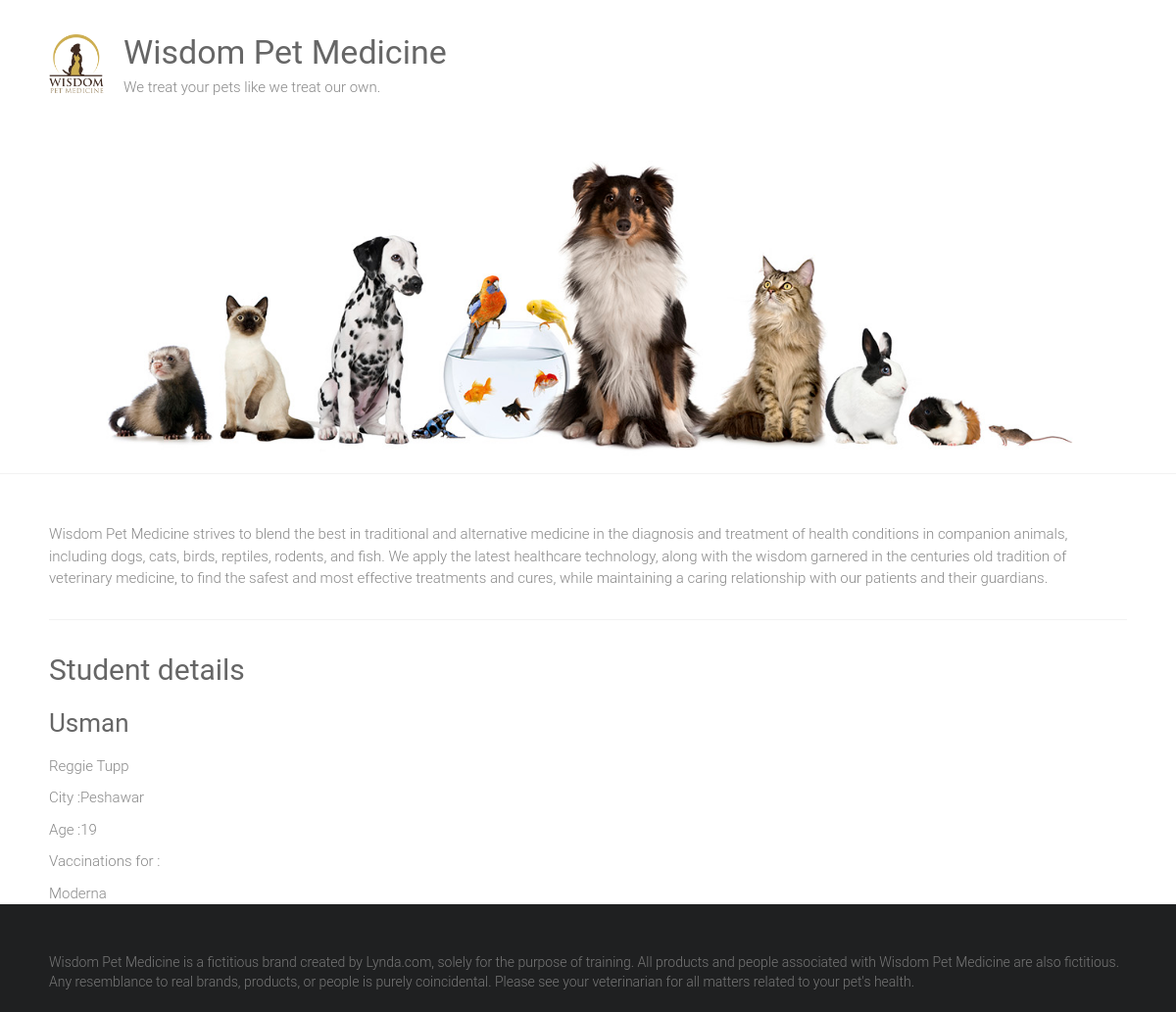
Page /firstapp/1/ on the committed database.
### firstapp/models.py (models this page shows, shortened)
class Admission(models.Model):
	SEX_CHOICES=[('M', 'Male'), ('F','Female')]
	name= models.CharField(max_length=100)
	father_name= models.CharField(max_length=100)
	city= models.CharField(max_length=100, blank=True)
	score= models.CharField(max_length=100)
	sex=models.CharField(max_length=1, choices=SEX_CHOICES, blank=True)
	birth_date=models.DateTimeField()
	age=models.IntegerField(null=True)
	vaccinations=models.ManyToManyField('Vaccine', blank=True)

class Vaccine(models.Model):
	name=models.CharField(max_length=50)

### firstapp/views.py (the view)
# urls.py: path('firstapp/<int:student_id>/', views.student_detail, name='student_detail')
def student_detail(request,student_id):
	try:
		student=Admission.objects.get(id=student_id)
	except Admission.DoesNotExist:
		raise Http404('Student does not exist')
	return render(request, 'student_detail.html', {
		'student':student
		})

### firstapp/templates/student_detail.html
{% extends "base.html" %}
{% block content %}
<h1>Student details</h1>
<div>
	<h3>{{student.name|capfirst}} </h3>
	<p> {{student.father_name}} </p>
	{% if student.city %}
	<p> City :{{student.city}}
	{% endif %}
	{% if student.age %}
	<p> Age :{{student.age}}
	{% endif %}
	{% if student.vaccinations.all %}
	<p> Vaccinations for : </p>
	<ul>
		{% for vaccination in student.vaccinations.all %}
			<li>{{vaccination.name}} </li>
		{% endfor %}
	{% endif %}
	</ul>
</div>
{% endblock %}

### static/style.css (style rules this page uses)
html, body, div, span, applet, object, iframe, h1, h2, h3, h4, h5, h6, p, blockquote, pre, a, abbr, acronym, address, big, cite, code, del, dfn, em, font, ins, kbd, q, s, samp, small, strike, strong, sub, sup, tt, var, dl, dt, dd, ol, ul, li, fieldset, form, label, legend, table, caption, tbody, tfoot, thead, tr, th, td { border: 0; font: inherit; font-size: 100%; font-style: inherit; font-weight: inherit; margin: 0; outline: 0; padding: 0; vertical-align: baseline; }
html { overflow-y: scroll; -webkit-text-size-adjust: 100%; -ms-text-size-adjust: 100%; }
h1, h2, h3, h4, h5, h6 { color: #666666; line-height: 1.4; padding-bottom: 15px; font-weight: normal; }
h1 { font-size: 30px; }
h3 { font-size: 26px; }
body, button, input, select, textarea { color: #888888; font-size: 15px; line-height: 1.5; font-family: 'Roboto', sans-serif; font-weight: 300; }
p { color: #888888; font-size: 15px; line-height: 1.5; margin-bottom: 15px; font-weight: 300; }
ul, ol { list-style: none; }
body { background: #f2f2f2; }
body { padding-top: 30px; padding-bottom: 30px; }
body.wide { padding-top: 0; padding-bottom: 0; }
.single-page p { margin-bottom: 10px; }

### rows in the picture
Admission: name "Usman", father_name "Reggie Tupp", city "Peshawar", age "19"
Vaccine: name "Moderna"
